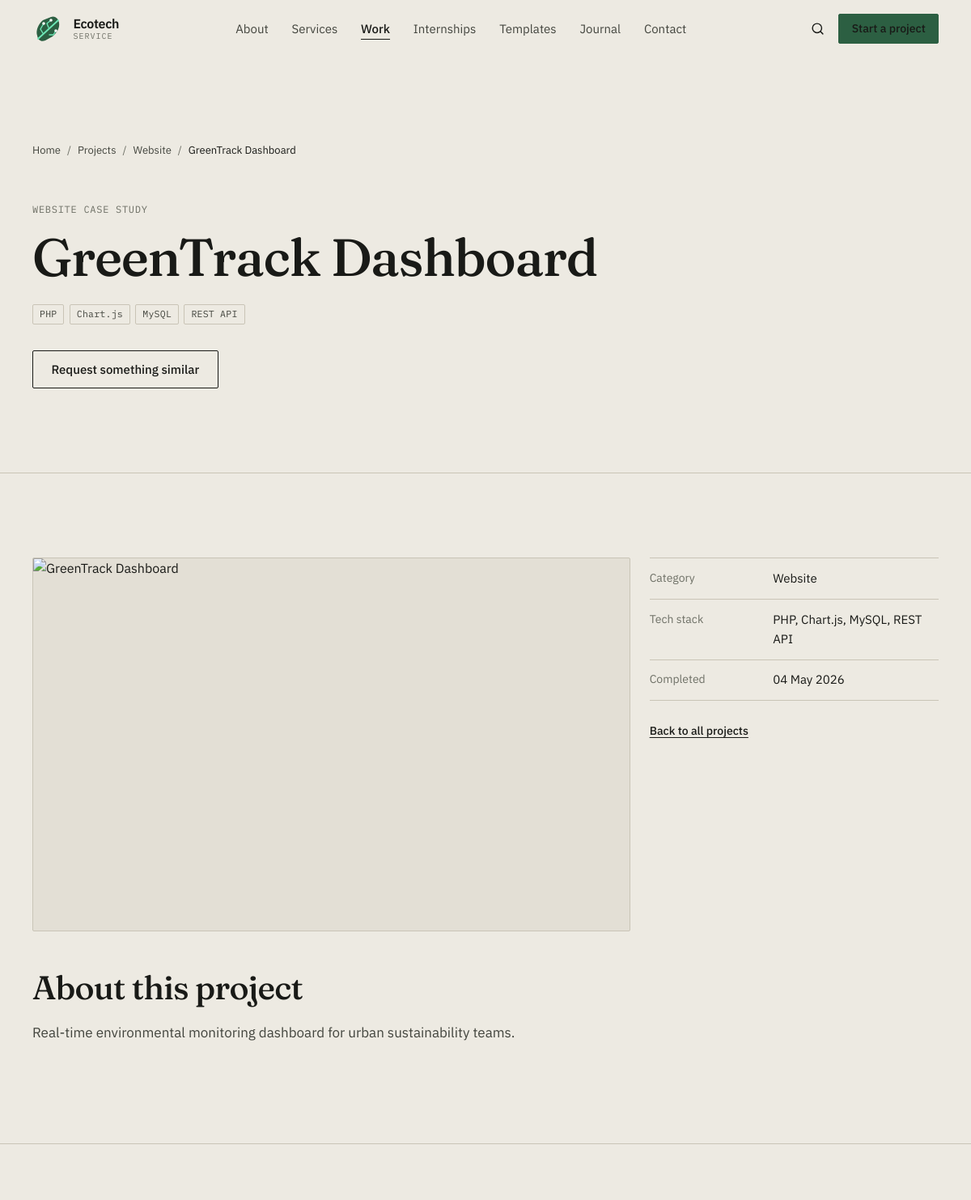
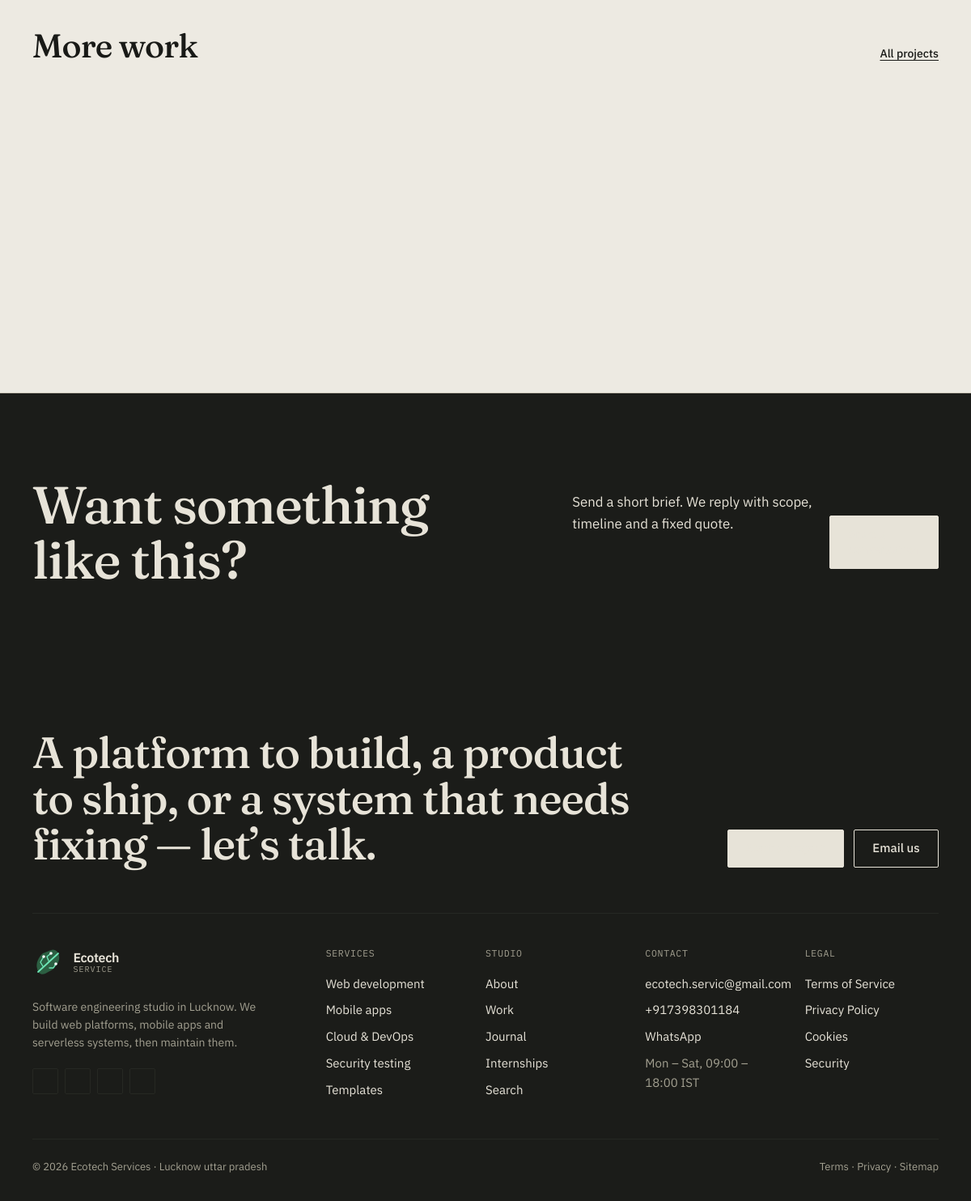
The app's page /public/projects/view?slug=greentrack-dashboard with its own data (2 pictures, top to bottom).
### tables this page shows
CREATE TABLE IF NOT EXISTS `projects` (
  `id`            INT UNSIGNED    NOT NULL AUTO_INCREMENT,
  `title`         VARCHAR(200)    NOT NULL,
  `slug`          VARCHAR(210)    NOT NULL UNIQUE,
  `description`   TEXT            NOT NULL,
  `tech_stack`    VARCHAR(255)    NOT NULL,
  `category`      ENUM('website','marketing','template','mobile','other') NOT NULL DEFAULT 'website',
  `thumbnail`     VARCHAR(255)    DEFAULT NULL,
  `live_url`      VARCHAR(255)    DEFAULT NULL,
  `github_url`    VARCHAR(255)    DEFAULT NULL,
  `is_featured`   TINYINT(1)      NOT NULL DEFAULT 0,
  `is_active`     TINYINT(1)      NOT NULL DEFAULT 1,
  `sort_order`    SMALLINT        NOT NULL DEFAULT 0,
  `created_at`    TIMESTAMP       NOT NULL DEFAULT CURRENT_TIMESTAMP,
  `updated_at`    TIMESTAMP       NOT NULL DEFAULT CURRENT_TIMESTAMP ON UPDATE CURRENT_TIMESTAMP,
  PRIMARY KEY (`id`),
  INDEX `idx_projects_category` (`category`),
  INDEX `idx_projects_featured` (`is_featured`)
);

### app/controllers/ProjectsController.php (called while the page is built, shortened)
<?php
require_once ROOT_PATH . '/app/controllers/BaseController.php';
class ProjectsController extends BaseController {
    public function showDetail(): void {
        $slug = Security::sanitize($_GET['slug'] ?? '');
        $stmt = $this->db->prepare(
            "SELECT * FROM projects WHERE slug = ? AND is_active = 1"
        );
        $stmt->execute([$slug]);
        $project = $stmt->fetch();
        $imgStmt = $this->db->prepare(
            "SELECT * FROM project_images WHERE project_id = ? ORDER BY sort_order ASC"
        );
        $imgStmt->execute([$project['id']]);
        $images = $imgStmt->fetchAll();
        $relStmt = $this->db->prepare(
            "SELECT title, slug, category, thumbnail, live_url, description
             FROM projects
             WHERE is_active = 1 AND id <> ?
             ORDER BY (category = ?) DESC, sort_order ASC, created_at DESC
             LIMIT 3"
        );
        $relStmt->execute([$project['id'], $project['category']]);
        $related = $relStmt->fetchAll();
        $this->view('project_detail', [
            'project'         => $project,
            'images'          => $images,
            'related'         => $related,
            'pageTitle'       => $project['title'] . ' — Case Study | ' . APP_NAME,
            'metaDescription' => truncate(strip_tags($project['description']), 155, ''),
            'metaKeywords'    => $project['title'] . ', ' . $project['tech_stack'] . ', case study, web development, ' . APP_NAME,
            'canonicalPath'   => 'projects/view?slug=' . urlencode($project['slug']),
            'ogImage'         => !empty($project['thumbnail']) ? uploadUrl($project['thumbnail']) : null,
        ]);
    }
}

### app/helpers/Helpers.php (called while the page is built, shortened)
<?php
function url(string $path = ''): string {
    return rtrim(APP_URL, '/') . ($path ? '/' . ltrim($path, '/') : '');
}
function uploadUrl(string $path): string {
    return UPLOAD_URL . '/' . ltrim($path, '/');
}
function formatDate(string $date, string $format = 'd M Y'): string {
    return date($format, strtotime($date));
}

### config/database.php (called while the page is built)
<?php
final class Database
{
    private static ?PDO $instance = null;
    public static function getInstance(): PDO
    {
        if (self::$instance === null) {
            $dsn = sprintf(
                'mysql:host=%s;dbname=%s;charset=%s',
                DB_HOST,
                DB_NAME,
                DB_CHARSET
            );
            self::$instance = new PDO($dsn, DB_USER, DB_PASS, [
                PDO::ATTR_ERRMODE            => PDO::ERRMODE_EXCEPTION,
                PDO::ATTR_DEFAULT_FETCH_MODE => PDO::FETCH_ASSOC,
                PDO::ATTR_EMULATE_PREPARES   => false,
            ]);
        }
        return self::$instance;
    }
}

### app/helpers/Security.php (called while the page is built, shortened)
<?php
class Security {
    public static function e(mixed $value): string {
        return htmlspecialchars((string)$value, ENT_QUOTES | ENT_HTML5, 'UTF-8');
    }
}

### app/views/project_detail.php (the view, shortened to what this page needs)
<?php
$related  = $related ?? [];
$techList = array_filter(array_map('trim', explode(',', (string)($project['tech_stack'] ?? ''))));
$category = ucfirst((string)($project['category'] ?? ''));
$heroAlt  = Security::e($project['title']);
$fallback = uploadUrl(!empty($project['thumbnail']) ? $project['thumbnail'] : 'project_startup_landing.png');
?>
<div id="projectDetail">
<section class="s-sec">
  <div class="s-shell">
    <nav class="s-crumbs" aria-label="Breadcrumb">
      <a href="<?= url('') ?>">Home</a>
      <span aria-hidden="true">/</span>
      <a href="<?= url('projects') ?>">Projects</a>
      <?php if ($project['category']): ?>
      <span aria-hidden="true">/</span>
      <a href="<?= url('projects?cat=' . urlencode((string)$project['category'])) ?>"><?= Security::e($category) ?></a>
      <?php endif; ?>
      <span aria-hidden="true">/</span>
      <span aria-current="page"><?= Security::e($project['title']) ?></span>
    </nav>
    <div class="s-grid mt-10">
      <div style="grid-column:span 9">
        <p class="s-eyebrow"><?= Security::e($category) ?> case study</p>
        <h1 class="s-h1"><?= Security::e($project['title']) ?></h1>
      </div>
    </div>
    <?php if ($techList): ?>
    <div class="s-tags mt-6">
      <?php foreach ($techList as $tech): ?>
      <span class="s-tag"><?= Security::e($tech) ?></span>
      <?php endforeach; ?>
    </div>
    <?php endif; ?>
    <div class="s-actions mt-8">
      <a href="<?= url('contact') ?>" class="s-btn--line">Request something similar</a>
    </div>
  </div>
</section>
<section class="s-sec">
  <div class="s-shell">
    <div class="s-grid">
      <div style="grid-column:span 8">
        <div class="s-media s-media--16x10">
          <?php if (!empty($project['live_url'])): ?>
          <img src="//image.thum.io/get/width/1200/crop/750/noanimate/<?= Security::e(rtrim($project['live_url'], '/')) ?>"
               alt="<?= $heroAlt ?>" width="1200" height="750" loading="eager"
               onerror="this.onerror=null; this.src='<?= Security::e($fallback) ?>'">
          <?php else: ?>
          <img src="<?= Security::e($fallback) ?>" alt="<?= $heroAlt ?>" width="1200" height="750" loading="eager">
          <?php endif; ?>
        </div>
        <div class="mt-12">
          <h2 class="s-h2">About this project</h2>
          <div class="s-prose mt-5">
            <p><?= nl2br(Security::e((string)($project['description'] ?? ''))) ?></p>
          </div>
        </div>
      </div>
      <aside style="grid-column:span 4">
        <div class="pd-sticky">
          <dl class="s-kv">
            <div>
              <dt>Category</dt>
              <dd><?= Security::e($category ?: '—') ?></dd>
            </div>
            <div>
              <dt>Tech stack</dt>
              <dd><?= $techList ? Security::e(implode(', ', $techList)) : '—' ?></dd>
            </div>
            <div>
              <dt>Completed</dt>
              <dd><?= !empty($project['created_at']) ? Security::e(formatDate($project['created_at'])) : '—' ?></dd>
            </div>
          </dl>
          <p class="mt-6"><a href="<?= url('projects') ?>" class="s-link s-small">Back to all projects</a></p>
        </div>
      </aside>
    </div>
  </div>
</section>
<?php if ($related): ?>
<section class="s-sec">
  <div class="s-shell">
    <div class="flex items-baseline justify-between gap-4 mb-8">
      <h2 class="s-h2">More work</h2>
      <a href="<?= url('projects') ?>" class="s-link s-small">All projects</a>
    </div>
    <div class="pd-related">
    </div>
  </div>
</section>
<?php endif; ?>
<section class="s-band s-sec">
  <div class="s-shell">
    <div class="s-grid">
      <div style="grid-column:span 7">
        <h2 class="s-h1">Want something like this?</h2>
      </div>
      <div style="grid-column:span 5" class="flex flex-col justify-end">
        <p class="s-lede">Send a short brief. We reply with scope, timeline and a fixed quote.</p>
        <div class="s-actions mt-6">
          <a href="<?= url('contact') ?>" class="s-btn--light">Start a conversation</a>
        </div>
      </div>
    </div>
  </div>
</section>
</div>

### public/assets/css/site.css (style rules this page uses)
:root { --paper: #EDEAE2; --paper-deep: #E3DFD5; --paper-edge: #D8D4C8; --ink: #191A17; --ink-2: #43453E; --ink-3: #6E7066; --rule: #C9C4B6; --signal: #2C5F42; --signal-2: #234C35; --band: #1B1C19; --band-2: #262823; --band-fg: #E7E3D8; --band-mute: #A3A091; --danger: #8A2D1F; --f-display: 'Fraunces', Georgia, 'Times New Roman', serif; --f-body: 'IBM Plex Sans', system-ui, -apple-system, 'Segoe UI', sans-serif; --f-mono: 'IBM Plex Mono', ui-monospace, Menlo, monospace; --r: 2px; --shell: 1280px; --nav-h: 72px; }
html { -webkit-text-size-adjust: 100%; }
body.s-body { margin: 0; background: var(--paper); color: var(--ink); font-family: var(--f-body); font-size: 16px; line-height: 1.6; -webkit-font-smoothing: antialiased; text-rendering: optimizeLegibility; }
.s-body img { max-width: 100%; height: auto; }
.s-body a { color: inherit; }
.s-shell { max-width: var(--shell); margin: 0 auto; padding: 0 1.25rem; }
@media (min-width: 1024px) { .s-shell { padding: 0 2.5rem; } }
.s-sec { padding: 4.5rem 0; }
@media (min-width: 1024px) { .s-sec { padding: 6.5rem 0; } }
.s-sec + .s-sec { border-top: 1px solid var(--rule); }
.s-grid { display: grid; grid-template-columns: repeat(12, minmax(0, 1fr)); gap: 1.5rem; }
.s-h1, .s-h2, .s-h3, .s-display { font-family: var(--f-display); font-weight: 500; letter-spacing: -0.02em; line-height: 1.05; text-wrap: balance; margin: 0; color: inherit; }
.s-h1 { font-size: clamp(2.3rem, 5.4vw, 4.4rem); }
.s-h2 { font-size: clamp(1.75rem, 3.4vw, 2.8rem); }
.s-eyebrow { display: block; font-family: var(--f-mono); font-size: .75rem; letter-spacing: .06em; text-transform: uppercase; color: var(--ink-3); margin-bottom: 1rem; }
.s-lede { font-size: clamp(1.05rem, 1.3vw, 1.2rem); color: var(--ink-2); max-width: 58ch; }
.s-small { font-size: .875rem; }
.s-link { color: var(--signal); text-decoration: underline; text-decoration-thickness: 1px; text-underline-offset: .2em; font-weight: 500; }
.s-prose { max-width: 68ch; color: var(--ink-2); font-size: 1.0625rem; line-height: 1.75; }
.s-btn, .s-btn--line, .s-btn--light { display: inline-flex; align-items: center; justify-content: center; gap: .6rem; padding: .85rem 1.4rem; border-radius: var(--r); font-family: var(--f-body); font-weight: 500; font-size: .9375rem; line-height: 1.2; text-decoration: none; cursor: pointer; border: 1px solid var(--signal); background: var(--signal); color: var(--paper); }
.s-btn--line { background: transparent; color: var(--ink); border-color: var(--ink); }
.s-btn--light { background: var(--band-fg); color: var(--band); border-color: var(--band-fg); }
.s-actions { display: flex; flex-wrap: wrap; gap: .75rem; align-items: center; }
.s-tag { display: inline-block; font-family: var(--f-mono); font-size: .72rem; letter-spacing: .02em; border: 1px solid var(--rule); border-radius: var(--r); padding: .15rem .5rem; color: var(--ink-2); }
.s-tags { display: flex; flex-wrap: wrap; gap: .4rem; }
.s-crumbs { display: flex; flex-wrap: wrap; gap: .5rem; font-size: .8125rem; color: var(--ink-3); }
.s-crumbs a { color: var(--ink-2); text-decoration: none; }
.s-crumbs span[aria-current] { color: var(--ink); }
.s-kv { margin: 0; border-top: 1px solid var(--rule); }
.s-kv > div { display: grid; grid-template-columns: minmax(0, 2fr) minmax(0, 3fr); gap: 1rem; padding: .8rem 0; border-bottom: 1px solid var(--rule); }
.s-kv dt { color: var(--ink-3); font-size: .875rem; }
.s-kv dd { margin: 0; color: var(--ink); font-size: .9375rem; }
.s-media { position: relative; background: var(--paper-deep); border: 1px solid var(--rule); overflow: hidden; border-radius: var(--r); }
.s-media > img { display: block; width: 100%; height: 100%; object-fit: cover; }
.s-media--16x10 { aspect-ratio: 16 / 10; }
.s-band { background: var(--band); color: var(--band-fg); }
.s-band .s-lede, .s-band p { color: var(--band-fg); }
*, *::before, *::after { box-sizing: border-box; }
.flex { display: flex; }
.items-baseline { align-items: baseline; }
.justify-between { justify-content: space-between; }
.justify-end { justify-content: flex-end; }
.gap-4 { gap: 1rem; }
.mt-5 { margin-top: 1.25rem; }
.mt-6 { margin-top: 1.5rem; }
.mt-8 { margin-top: 2rem; }
.mt-10 { margin-top: 2.5rem; }
.mt-12 { margin-top: 3rem; }
.mb-8 { margin-bottom: 2rem; }

### records on screen
projects: category "Website", title "GreenTrack Dashboard", category "WEBSITE", tech_stack "PHP", tech_stack "Chart.js", tech_stack "MySQL", tech_stack "REST API", description "Real-time environmental monitoring dashboard for urban sustainability teams.", tech_stack "PHP, Chart.js, MySQL, REST API", created_at "04 May 2026"

### other values on screen
Security::e($label) "About"
Security::e($label) "Services"
Security::e($label) "Work"
Security::e($label) "Internships"
Security::e($label) "Templates"
Security::e($label) "Journal"
Security::e($label) "Contact"
Security::e($siteEmail) "ecotech.servic@gmail.com"
Security::e($sitePhone) "+917398301184"
Security::e($siteHours) "Mon – Sat, 09:00 – 18:00 IST"
Security::e($siteAddr) "Lucknow uttar pradesh"
